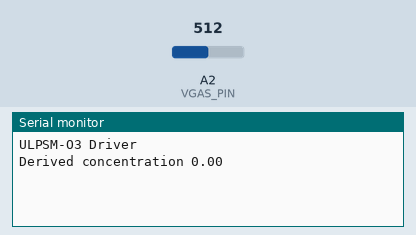
This sketch was run on a simulated Arduino Uno, built with avr-gcc and run on an emulated ATmega328P. Shown: the last lines printed to the serial monitor. Inputs (shaded band) come from the test bench; at power-on: A2 (VGAS_PIN) = 512.

Above: at 2.3 s.
2.4 s: A2 (VGAS_PIN) set to 716
At 3.8 s:
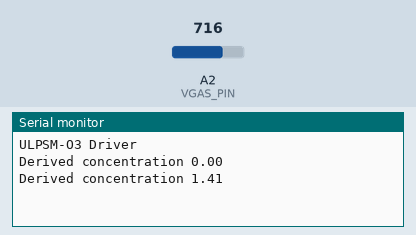
3.9 s: A2 (VGAS_PIN) set to 900
At 5.5 s:
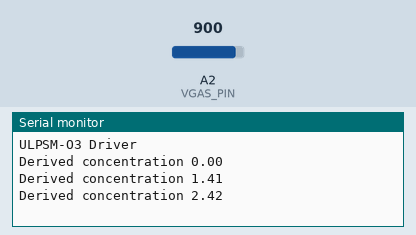
Timing chart, 0 to 7.0 s (numbered marks = the images above; inputs shaded):
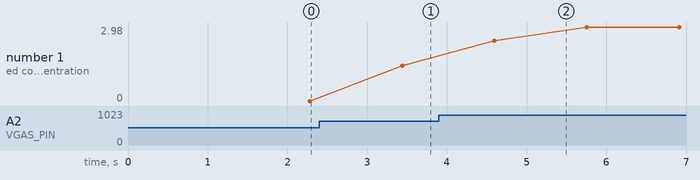

Measured:
- after the input at 2.4 s, the serial monitor: prints a new line after 1.0 s (image 1)
- after the input at 3.9 s, the serial monitor: prints a new line after 0.70 s (image 2)
- plotted number 1: 0 → 1.41 after the input at 2.4 s, 1.41 → 2.98 after the input at 3.9 s

The sketch:

test.ino
```cpp
/*
 * main.cpp
 * Kaveh Pezeshki 6/22/2021
 * Ozone sensor controller (ULPSM-O3) using a Teensy
 */

#define SENS_CODE 4.19 // sensitivity code
#define GAIN 100000      // TIA gain (kV/A)

#define VGAS_PIN A2
#define VREF_PIN A1
#define VREG A0

float vgas0 = 0;       // voltage output gas signal in clean-air environment


float voltageToConc(float voltage) {
    // the calibration here is specified in datasheet ULPSM-O3 968-046

    float M = ((float)SENS_CODE) * ((float)GAIN) * 1e-6;
    float conc = (1/M) * (voltage - vgas0);

    return conc;
}

float readConc() {
    // measures differential voltage between Vgas and Vref, returns output voltage
    // datasheet recommends buffer here

    int inVoltage = analogRead(VGAS_PIN) - 512; // analogRead(VREF_PIN);

    //Serial.print("inVoltage "); Serial.println(inVoltage);

    float diffVoltage = ((float) inVoltage) * 3.3 / 1024.0;

    //Serial.print("diffVoltage "); Serial.println(diffVoltage);

    return voltageToConc(diffVoltage);
}

void setup() {
    Serial.begin(115200);
    Serial.println("ULPSM-O3 Driver");

    double buf;
    int numsamples;

    for (int i = 0; i < 1000; i++) {
      buf += analogRead(VGAS_PIN) - 512;
      numsamples += 1;
      delay(1);
    }

    vgas0 = (buf / ((float) numsamples)) * 3.3/1024.0;

}

void loop() {

    double buf;
    int numsamples;

    for (int i = 0; i < 1000; i++) {
      buf += readConc();
      numsamples += 1;
      delay(1);
    }

    double conc = buf / numsamples;

    //char concChar[10];
    //dtostre(conc, concChar, 3, 0);

    Serial.print("Derived concentration ");
    Serial.println(conc);

    //Serial.print("temperature ");
    //Serial.println(analogRead(VTEMP_PIN));

    Serial.println();

}
```
